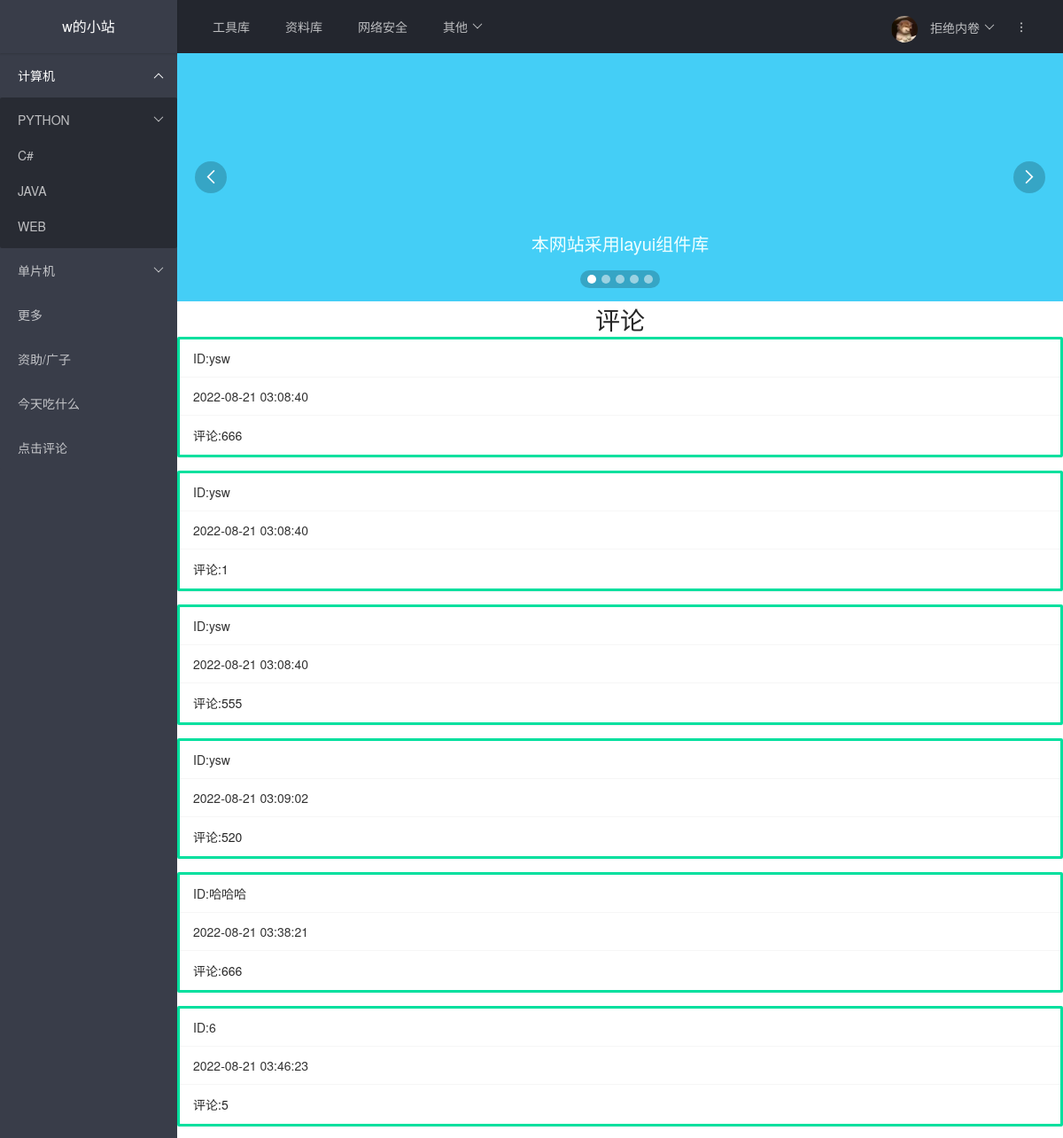
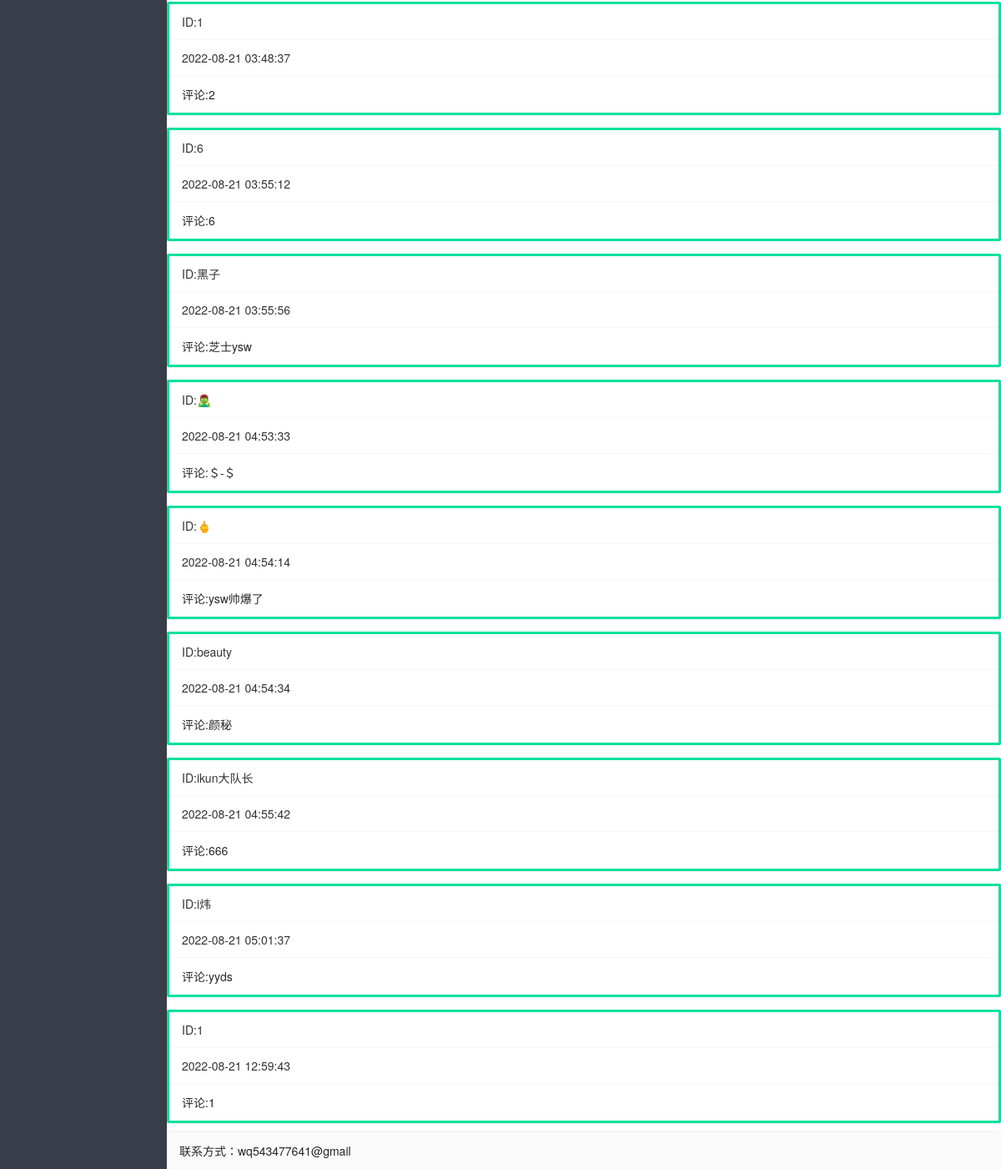
The page / on the database its author committed (2 pictures, top to bottom).
### tables this page shows
CREATE TABLE posts (
    id INTEGER PRIMARY KEY AUTOINCREMENT,
    created TIMESTAMP NOT NULL DEFAULT CURRENT_TIMESTAMP,
    title TEXT NOT NULL,
    content TEXT NOT NULL
);

### 空6.py (the view)
@app.route('/')
def index():
    conn = get_db_connection()
    posts = conn.execute('SELECT * FROM posts').fetchall()
    conn.close()
    return  render_template('index.html',posts=posts)

### 空6.py (called while the page is built)
def get_db_connection():
    conn = sqlite3.connect('database.db')
    conn.row_factory = sqlite3.Row
    return conn

### templates/index.html (shortened to what this page needs)
<!DOCTYPE html>
<html>
<head>
  <link rel="stylesheet" href="static/layui/css/layui.css">
</head>
<body>
<div class="layui-layout layui-layout-admin">
  <div class="layui-header">
    <div class="layui-logo layui-hide-xs layui-bg-black">w的小站</div>
    <ul class="layui-nav layui-layout-left">
      <li class="layui-nav-item layui-hide-xs"><a href="{{url_for("gjx")}}">工具库</a></li>
      <li class="layui-nav-item layui-hide-xs"><a href="{{url_for("four")}}">资料库</a></li>
      <li class="layui-nav-item layui-hide-xs"><a href="{{url_for("four")}}">网络安全</a></li>
      <li class="layui-nav-item">
        <a href="javascript:;">其他</a>
      </li>
    </ul>
    <ul class="layui-nav layui-layout-right">
      <li class="layui-nav-item layui-hide layui-show-md-inline-block">
        <a href="javascript:;">
          <img src="static\img\123.jpg" class="layui-nav-img">
          拒绝内卷
        </a>
      </li>
      <li class="layui-nav-item" lay-header-event="menuRight" lay-unselect>
        <a href="javascript:;">
          <i class="layui-icon layui-icon-more-vertical"></i>
        </a>
      </li>
    </ul>
  </div>
  <div class="layui-side layui-bg-black">
    <div class="layui-side-scroll">
      <ul class="layui-nav layui-nav-tree" lay-filter="test">
        <li class="layui-nav-item layui-nav-itemed">
          <a class="" href="javascript:;">计算机</a>
          <dl class="layui-nav-child">
            <dd><a >PYTHON</a>
            </dd>
            <dd><a href="{{url_for("four")}}">C#</a></dd>
            <dd><a href="{{url_for("four")}}">JAVA</a></dd>
            <dd><a href="">WEB</a></dd>
          </dl>
        </li>
        <li class="layui-nav-item">
          <a href="javascript:;">单片机</a>
        </li>
        <li class="layui-nav-item"><a href="https://wq2481.github.io/myweb.github.io/">更多</a></li>
        <li class="layui-nav-item"><a href="{{url_for("zz")}}">资助/广子</a></li>
        <li class="layui-nav-item"><a href="{{url_for("jtcsmh")}}">今天吃什么</a></li>
        <li class="layui-nav-item"><a href="{{url_for("new")}}">点击评论</a></li>
      </ul>
    </div>
  </div>
  <div class="layui-body">
    <div class="layui-carousel" id="test1">
      <div carousel-item>
        <div style="background-color:#44cef6;"><p style="text-align:center;padding: 200px;color:azure;font-size:20px">本网站采用layui组件库</p></div>
      </div>
    </div>
<h1 style='text-align: center;'>评论</h1>
    {% for post in posts %}
    <div class="layui-card" style="border: #00e09e;border-style:solid">
      <div class="layui-card-header">ID:{{ post['title'] }}</div>
      <div class="layui-card-header">{{ post['created'] }}</div>
      <div class="layui-card-body">
        评论:{{ post['content'] }}
      </div>
    </div>
    {% endfor %}
    <div class="gg_zuo" style="position:fixed;top:30%;left:0;">
      <a href="#"><img src="static\img\付款码.jpg" width="120" height="360"></a>
      </div>
<br>
<br>
  </div>
  <div class="layui-footer">
    联系方式：wq543477641@gmail
  </div>
</div>
</body>
</html>

### rows shown on the page
posts: title "ysw", created "2022-08-21 03:08:40", content "666"
posts: title "ysw", created "2022-08-21 03:08:40", content "1"
posts: title "ysw", created "2022-08-21 03:08:40", content "555"
posts: title "ysw", created "2022-08-21 03:09:02", content "520"
posts: title "哈哈哈", created "2022-08-21 03:38:21", content "666"
posts: title "6", created "2022-08-21 03:46:23", content "5"
posts: title "1", created "2022-08-21 03:48:37", content "2"
posts: title "6", created "2022-08-21 03:55:12", content "6"
posts: title "黑子", created "2022-08-21 03:55:56", content "芝士ysw"
posts: title "🧟‍♂️", created "2022-08-21 04:53:33", content "＄-＄"
posts: title "🖕", created "2022-08-21 04:54:14", content "ysw帅爆了"
posts: title "beauty", created "2022-08-21 04:54:34", content "颜秘"
posts: title "ikun大队长", created "2022-08-21 04:55:42", content "666"
posts: title "i炜", created "2022-08-21 05:01:37", content "yyds"
posts: title "1", created "2022-08-21 12:59:43", content "1"
